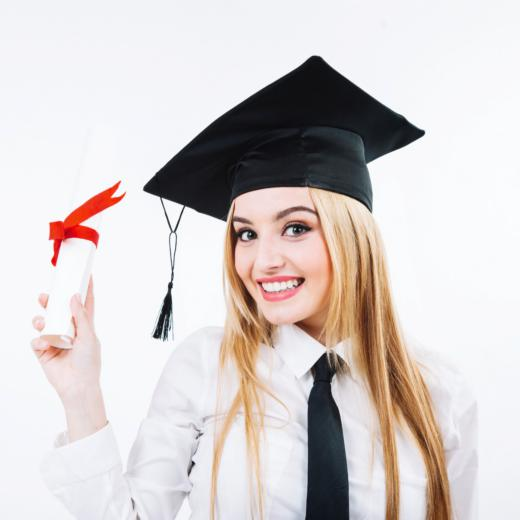
#> input picture sally.jpg, 520 x 520 px
$ jupyter execute --allow-errors 'Image processing in Python with scikit-image solved exercise .ipynb'   (shell and % lines are left out)   (older library calls are emulated)
#> lines starting #> are read from the running program, lines starting #| are printed output that depends on the picture; after the words box and inside, x2 and y2 are one past the last pixel; in counts of white or black regions, pixels touching at a corner belong together
# Final exercise: Help Sally restore her graduation photo
You're going to use all the knowledge adquired during the course to complete a final challenge: reconstruct a very damaged photo.

Help Sally restore her favorite portrait which was damaged with noise, distorsion and missing information due to a breach in her laptop.

You will be fixing these problems by transforming the images to be upright, applying noise reduction and reconstructing the damaged parts.

And at the end, you will apply face detection on the resulting image to make sure the face of Sally is there.

[cell 1]
##################################################
# Pre loaded code
# This is used to create the damaged image that the students will recover applying what they learnt in the course
# Student wouldn't see this code which is used to provide them functions to plot, and create masks

import numpy as np
import matplotlib.pyplot as plt
from skimage import data, io
from skimage.util import random_noise
from skimage import transform as tf
from skimage.feature import Cascade
# Load the trained file for face detection from the module root.
trained_file = data.lbp_frontal_face_cascade_filename()

def get_mask(image):
    # Create mask with three defect regions: left, middle, right respectively
    mask_for_solution = np.zeros(image.shape[:-1])
    mask_for_solution[450:475, 470:495] = 1
    mask_for_solution[320:355, 140:175] = 1
    mask_for_solution[130:155, 345:370] = 1
    return mask_for_solution

def show_detected_face(result, detected):
    plt.imshow(result)
    img_desc = plt.gca()
    plt.set_cmap('gray')
    plt.axis('off')

    for patch in detected:

        img_desc.add_patch(
            patches.Rectangle(
                (patch['c'], patch['r']),
                patch['width'],
                patch['height'],
                fill=False,
                color='r',
                linewidth=2)
        )
    plt.show()

def show_image(image):
    plt.imshow(image)
    plt.title("Sally")
    plt.axis('off')
    plt.show()

sigma = 0.155
original = io.imread('sally.jpg') # To read the image from local memory
#> original is the input picture: shape (520, 520, 3); mean R, G, B 213.3, 206.3, 205.2
noisy_img = random_noise(original, var=sigma**2)
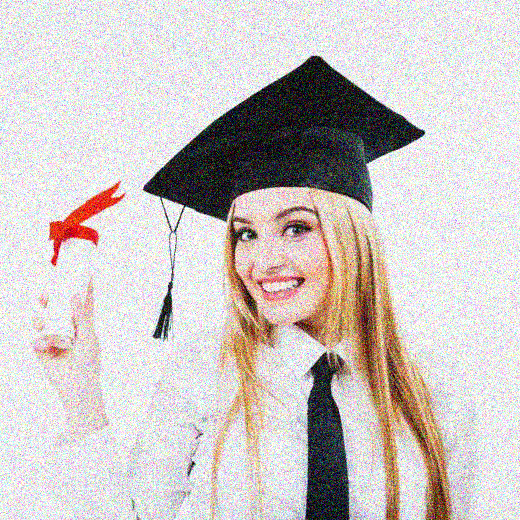
#> noisy_img: shape (520, 520, 3) float64; mean R, G, B 0.805, 0.781, 0.772

# Create mask with three defect regions: left, middle, right respectively
mask_to_start = np.zeros(noisy_img.shape[:-1])
mask_to_start[380:400, 400:420] = 1
mask_to_start[250:280, 70:100] = 1
mask_to_start[60:80, 280:295] = 1

# Defect image over the same region in each color channel
defect = noisy_img.copy()
for layer in range(defect.shape[-1]):
    defect[np.where(mask_to_start)] = 0
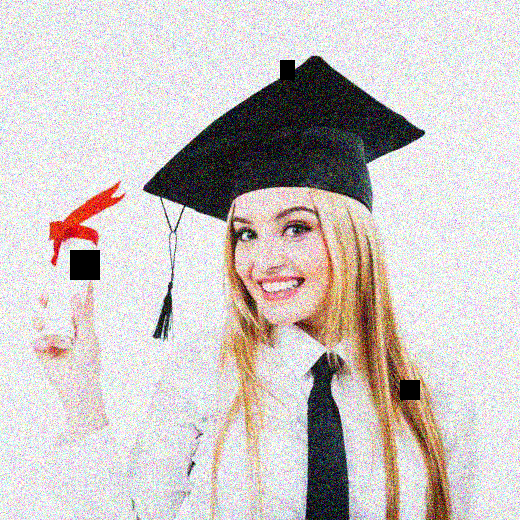
#> defect: shape (520, 520, 3) float64; 0.59% of pixels changed, all inside (x1, y1, x2, y2) = (70, 60, 420, 400)
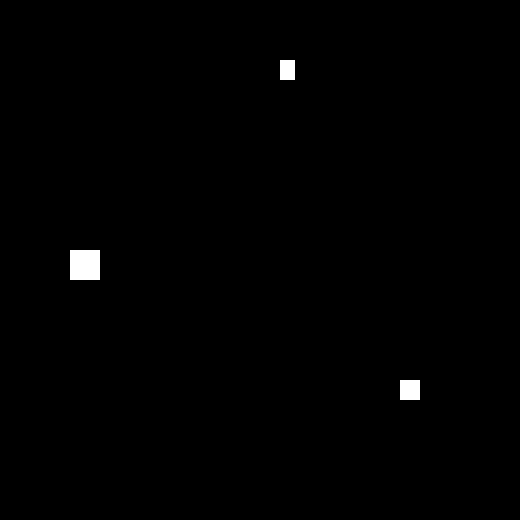
#> mask_to_start: shape (520, 520) float64; values 0 (black) and 1 (white), 0.59% white; 3 white regions, box (x1, y1, x2, y2) and area: (70, 250, 100, 280) 900, (400, 380, 420, 400) 400, (280, 60, 295, 80) 300

# rotates the image
damaged_image = tf.rotate(defect, -20, resize=True)
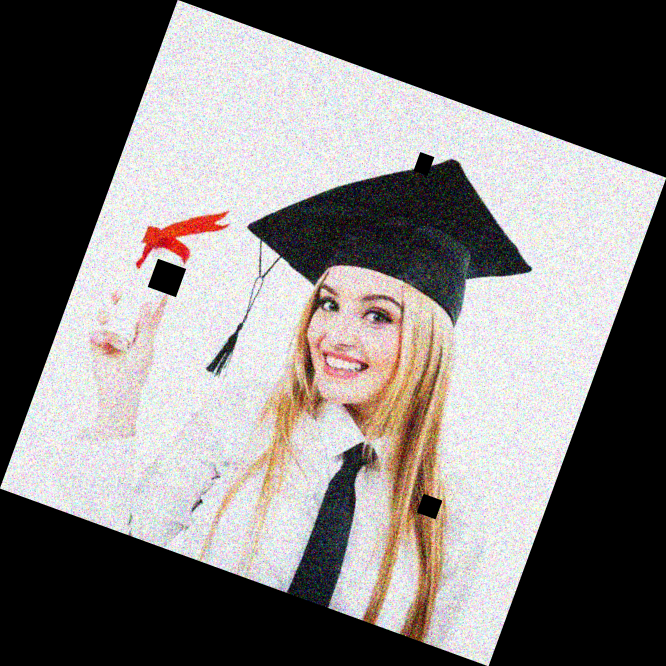
#> damaged_image: shape (666, 666, 3) float64; mean R, G, B 0.488, 0.473, 0.468

show_image(damaged_image)
##################################################

[cell 2]
from skimage.restoration import denoise_tv_chambolle, inpaint

# The damaged image
show_image(damaged_image)


# Transform the image so its not rotated
upright_img = tf.rotate(damaged_image, 20)
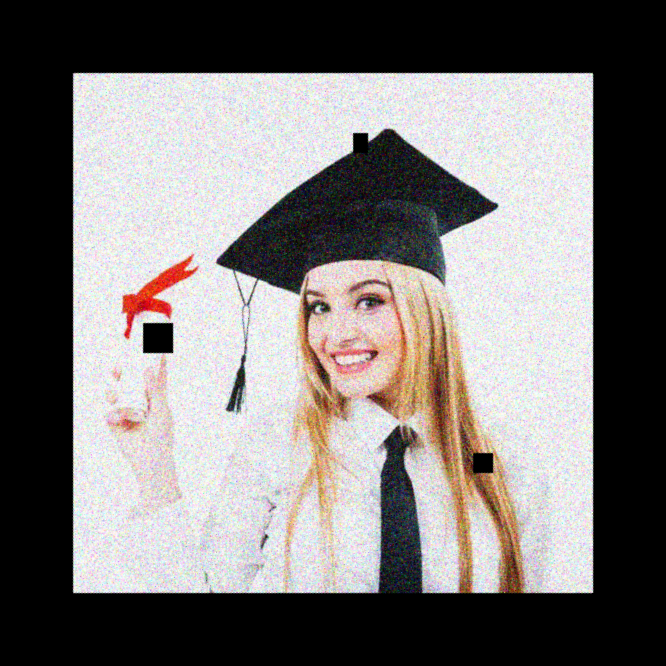
#> upright_img: shape (666, 666, 3) float64; mean R, G, B 0.488, 0.473, 0.468

show_image(upright_img)

[cell 3]
# Remove the noise from the image
upright_img_without_noise = denoise_tv_chambolle(upright_img,weight=0.1, multichannel=True)
show_image(upright_img_without_noise)

[cell 4]
# Reconstruct the image missing parts
mask = get_mask(upright_img)
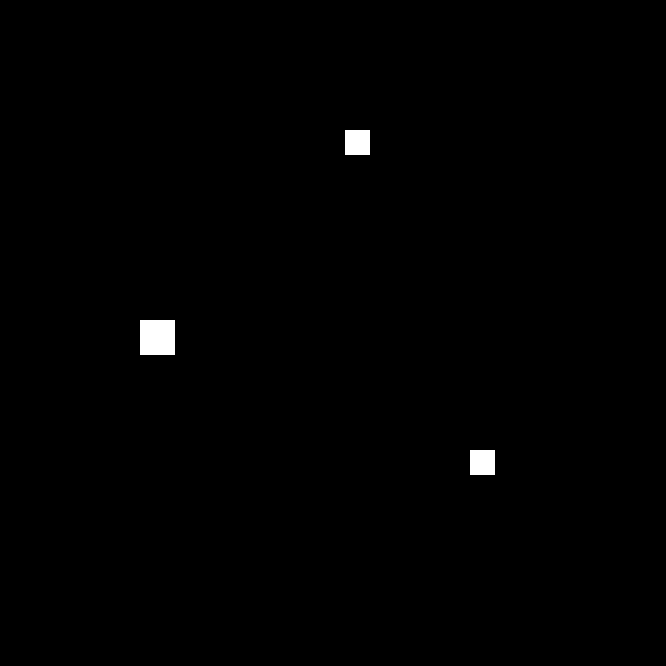
#> mask: shape (666, 666) float64; values 0 (black) and 1 (white), 0.56% white; 3 white regions, box (x1, y1, x2, y2) and area: (140, 320, 175, 355) 1225, (345, 130, 370, 155) 625, (470, 450, 495, 475) 625
#> (the rest of this cell did not finish here and is left out)
